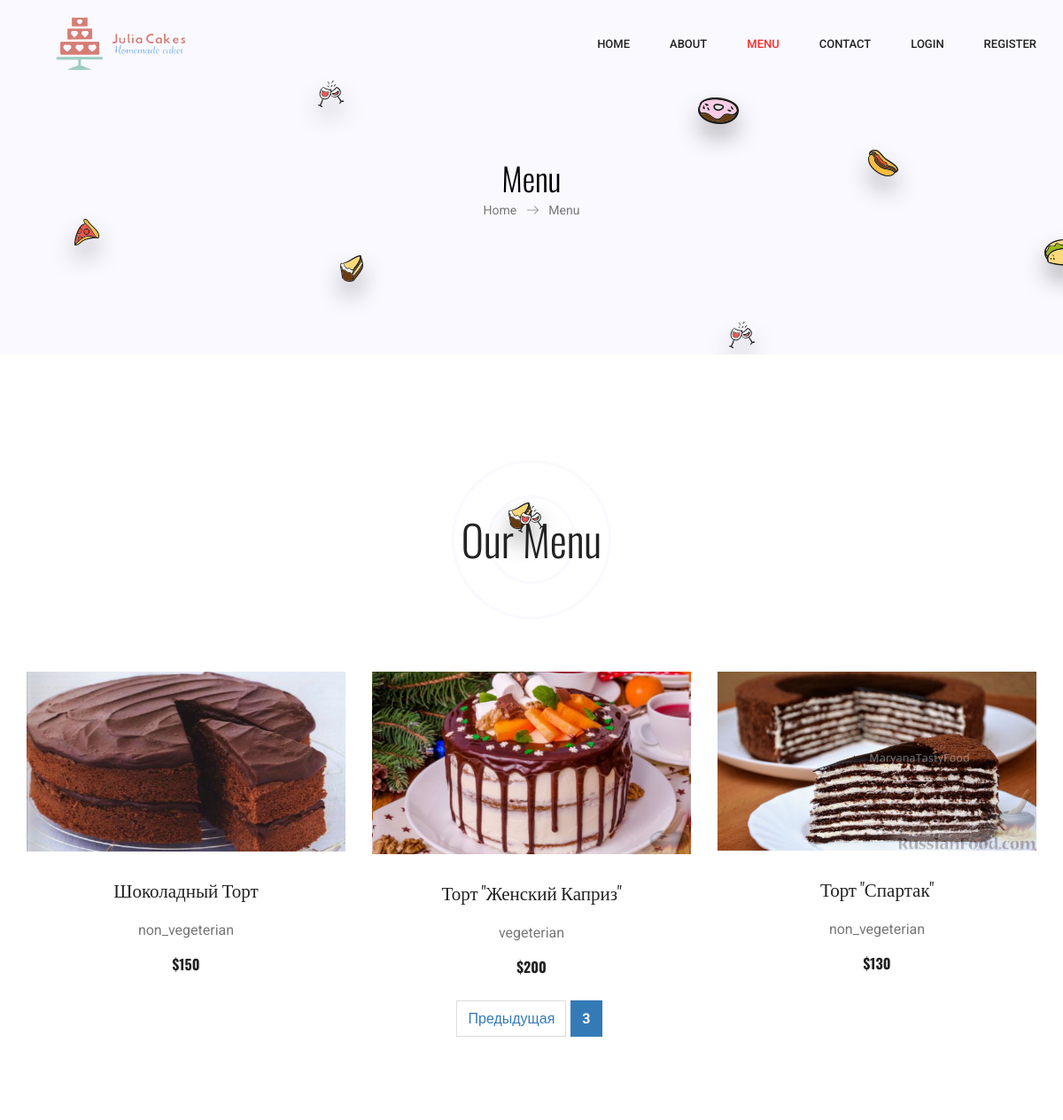
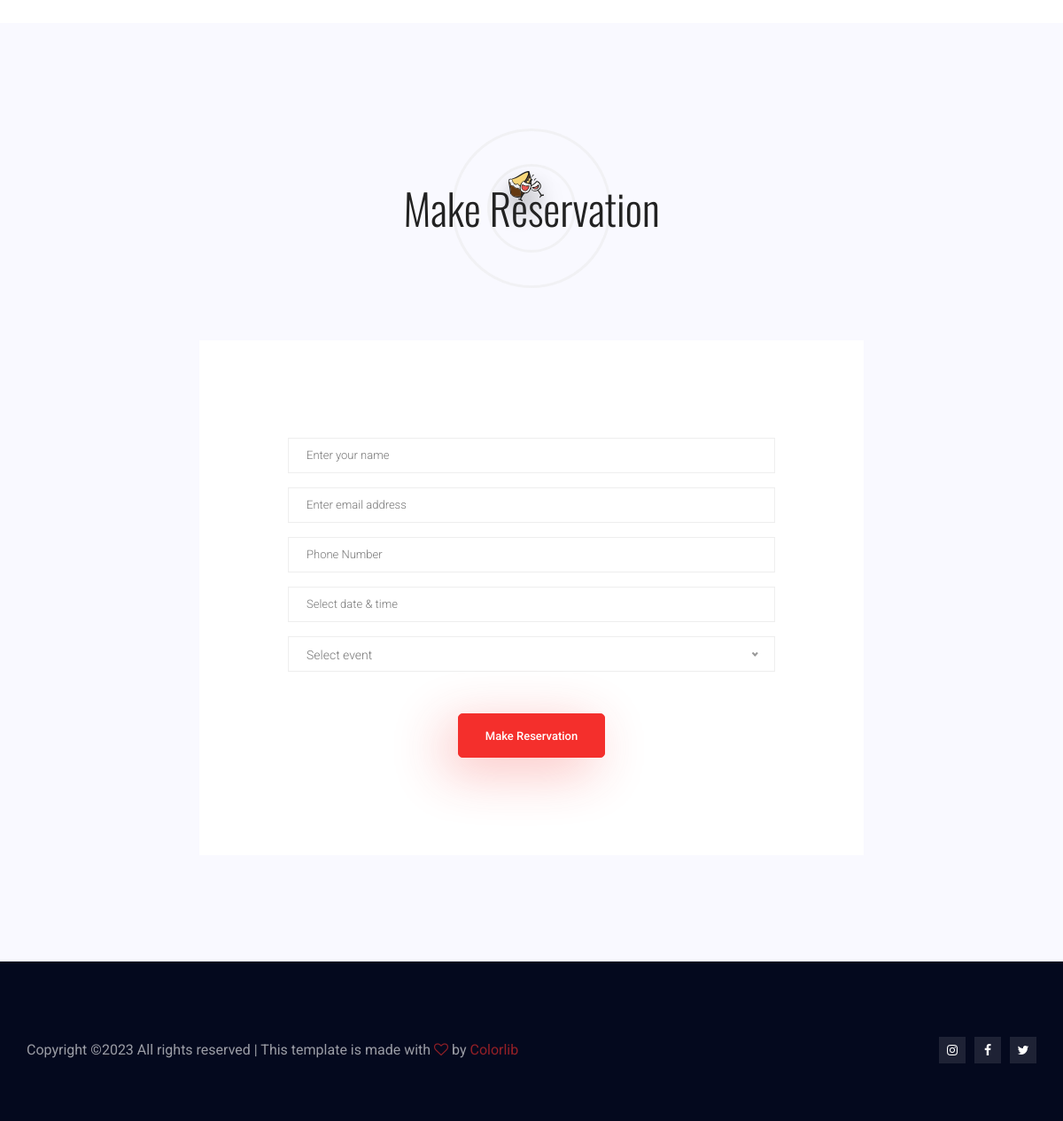
The app's page /menu/?page=3 with its own data (2 pictures, top to bottom).
### main/models.py (models this page shows, shortened)
class Cakes(models.Model):
    VEGETERIAN_CHOISE = [
        ('vegeterian', 'For Vegeterian'),
        ('non_vegeterian', ' No Vegeterian'),
    ]
    title = models.CharField(max_length=100)
    composition = models.CharField(max_length=100)
    layer_number = models.PositiveIntegerField()
    vegetarion_type = models.CharField(max_length=14, choices=VEGETERIAN_CHOISE)
    rating = models.IntegerField(validators=[
        MinValueValidator(0),
        MaxValueValidator(5),
    ])
    price = models.PositiveIntegerField()
    photo = models.ImageField(upload_to='')
    class Meta:
        verbose_name = "Торт"
        verbose_name_plural = "Торты"

### main/views.py (the view)
# urls.py: path('menu/', MenuListView.as_view(), name='menu'),
class MenuListView(ListView):
    template_name = 'main/menu.html'
    context_object_name = 'menu'
    def get_context_data(self, *, object_list=None, **kwargs):
        context = super().get_context_data(**kwargs)
        page_number = self.request.GET.get('page')
        objects_per_page = 3
        paginator = Paginator(context['object_list'], objects_per_page)
        page_obj = paginator.get_page(page_number)
        context['page_obj'] = page_obj
        return super().get_context_data(**context)
    def get_queryset(self):
        return Cakes.objects.all()

### main/context_processors.py (called while the page is built)
def user(request):
    return {'user': get_user(request)}

### main/templates/main/menu.html (shortened to what this page needs)
{% load static %}
<!doctype html>
<html lang="en">
<head>
	<link rel="stylesheet" href="../../static/main/css/bootstrap.css">
	<link rel="stylesheet" href="../../static/main/vendors/linericon/style.css">
    <link rel="stylesheet" href="../../static/main/css/font-awesome.min.css">
	<link rel="stylesheet" href="../../static/main/vendors/owl-carousel/owl.carousel.min.css">
	<link rel="stylesheet" href="https://cdnjs.cloudflare.com/ajax/libs/lightgallery/1.6.11/css/lightgallery.min.css">
	<link rel="stylesheet" href="../../static/main/vendors/nice-select/css/nice-select.css">
	<link rel="stylesheet" href="../../static/main/vendors/animate-css/animate.css">
	<link rel="stylesheet" href="../../static/main/vendors/popup/magnific-popup.css">
	<link rel="stylesheet" href="../../static/main/vendors/swiper/css/swiper.min.css">
	<link rel="stylesheet" href="../../static/main/vendors/scroll/jquery.mCustomScrollbar.css">
	<link rel="stylesheet" href="../../static/main/css/style.css">
	<link rel="stylesheet" href="../../static/main/css/responsive.css"></head>
<body>
	<header class="header_area">
		<div class="main_menu">
			<nav class="navbar navbar-expand-lg navbar-light">
				<div class="container">
					<a class="navbar-brand logo_h" href="{% url 'main:home' %}">
						<img class="logo-1" src="../../static/main/img/logo.png" alt="">
					</a>
					<div class="collapse navbar-collapse offset" id="navbarSupportedContent">
						<ul class="nav navbar-nav menu_nav ml-auto">
							<li class="nav-item"><a class="nav-link" href="{% url 'main:home' %}">Home</a></li>
							<li class="nav-item"><a class="nav-link" href="{% url 'main:about-us' %}">About</a></li>
							<li class="nav-item active"><a class="nav-link" href="{% url 'main:menu' %}">Menu</a></li>
							<li class="nav-item"><a class="nav-link" href="{% url 'main:contact' %}">Contact</a></li>
                            {% if user.username %}
                                <li class="nav-item"><a class="nav-link">{{ user.username }}</a></li>
                                <li {% if request.resolver_match.url_name == 'logout' %}class="active"{% endif %}>
                                <li class="nav-item"><a class="nav-link" href="{% url 'main:logout' %}">Logout</a></li>
                            {% else %}
                                <li {% if request.resolver_match.url_name == 'login' %}class="active"{% endif %}>
                                <li class="nav-item"><a class="nav-link" href="{% url 'main:login' %}">Login</a></li>
                                <li {% if request.resolver_match.url_name == 'register' or request.resolver_match.url_name == 'register_done' %}class="active"{% endif %}>
                                <li class="nav-item"><a class="nav-link" href="{% url 'main:register' %}">Register</a></li>
                            {% endif %}
						</ul>
					</div>
				</div>
			</nav>
		</div>
	</header>
	<section class="banner_area">
		<div class="banner_inner d-flex align-items-center">
			<div class="container">
				<div class="banner_content text-center">
					<h1>Menu</h1>
					<div class="page_link">
						<a href="{% url 'main:home' %}">Home</a>
						<a href="{% url 'main:menu' %}">Menu</a>
					</div>
				</div>
			</div>
			<div class="shape shape1"></div>
			<div class="shape shape2"></div>
			<div class="shape shape3"></div>
			<div class="shape shape4"></div>
			<div class="shape shape5"></div>
			<div class="shape shape6"></div>
			<div class="shape shape7"></div>
		</div>
	</section>
	<section class="top_dish_area">
		<div class="container">
			<div class="row">
				<div class="col-lg-12">
					<div class="main_title position-relative">
						<h1>Our Menu</h1>
						<div class="round-planet planet">
							<div class="round-planet planet2">
								<div class="shape shape2"></div>
							</div>
						</div>
					</div>
				</div>
			</div>
            <div class="row">
                {% for cake in page_obj %}
				<div class="single_dish col-lg-4 col-md-6 text-center">
					<div class="thumb">
						<a href="{% url 'main:cake_detail' cake.pk %}"><img class="img-fluid" src="{{cake.photo.url}}" alt=""></a>
					</div>
					<a href="{% url 'main:cake_detail' cake.pk %}"><h4>{{ cake.title }}</h4></a>
					<p>{{ cake.vegetarion_type}}</p>
                    <h5 class="price">${{ cake.price }}</h5>
				</div>
                {% endfor %}
			</div>
            <div class="pagination">
                {% if page_obj.has_previous %}
                    <a href="?page={{ page_obj.previous_page_number }}">Предыдущая</a>
                {% endif %}
                <span class="current-page">{{ page_obj.number }}</span>
            </div>
		</div>
	</section>
	<section class="reservation gray">
		<div class="container">
			<div class="row">
				<div class="col-lg-12">
					<div class="main_title position-relative">
						<h1>Make Reservation</h1>
						<div class="round-planet planet gray-border">
							<div class="round-planet planet2 gray-border">
								<div class="shape shape2"></div>
							</div>
						</div>
					</div>
				</div>
			</div>
			<div class="book_table_inner row align-items-center">
				<div class="offset-lg-2 offset-md-1 col-lg-8 col-md-10">
					<div class="table_form white">
						<form class="book_table_form row" action="#">
							<div class="form-group col-md-12">
								<input type="text" class="form-control" id="name" name="name" placeholder="Enter your name">
							</div>
							<div class="form-group col-md-12">
								<input type="email" class="form-control" id="email" name="email" placeholder="Enter email address">
							</div>
							<div class="form-group col-md-12">
								<input type="text" class="form-control" id="subject" name="subject" placeholder="Phone Number">
							</div>
							<div class="form-group col-md-12">
								<input type="text" class="form-control" id="subject" name="subject" placeholder="Select date & time">
							</div>
							<div class="form-group col-md-12">
								<div class="form-select">
								</div>
							</div>
							<div class="form-group col-md-12">
								<button type="submit" value="submit" class="btn submit_btn form-control">Make Reservation</button>
							</div>
						</form>
					</div>
				</div>
			</div>
		</div>
	</section>
    <footer class="footer-area p_60" style="padding-bottom: 65px;">
		<div class="container">
			<div class="row footer-bottom d-flex justify-content-between align-items-center">
				<p class="col-lg-8 col-md-8 footer-text m-0">
Copyright &copy;<script>document.write(new Date().getFullYear());</script> All rights reserved | This template is made with <i class="fa fa-heart-o" aria-hidden="true"></i> by <a href="https://colorlib.com" target="_blank">Colorlib</a>
				</p>
				<div class="col-lg-4 col-md-4 footer-social">
					<a href="https://www.instagram.com/julia.cakes_/"><i class="fa fa-instagram"></i></a>
					<a href="#"><i class="fa fa-facebook"></i></a>
					<a href="#"><i class="fa fa-twitter"></i></a>
				</div>
			</div>
		</div>
	</footer>
</body>
</html>

### records on screen
Cakes: photo (picture), title "Шоколадный Торт", vegetarion_type "non_vegeterian", price "150"
Cakes: photo (picture), title "Торт \"Женский Каприз\"", vegetarion_type "vegeterian", price "200"
Cakes: photo (picture), title "Торт \"Спартак\"", vegetarion_type "non_vegeterian", price "130"

### other values on screen
{{ page_obj.number }} "3"
